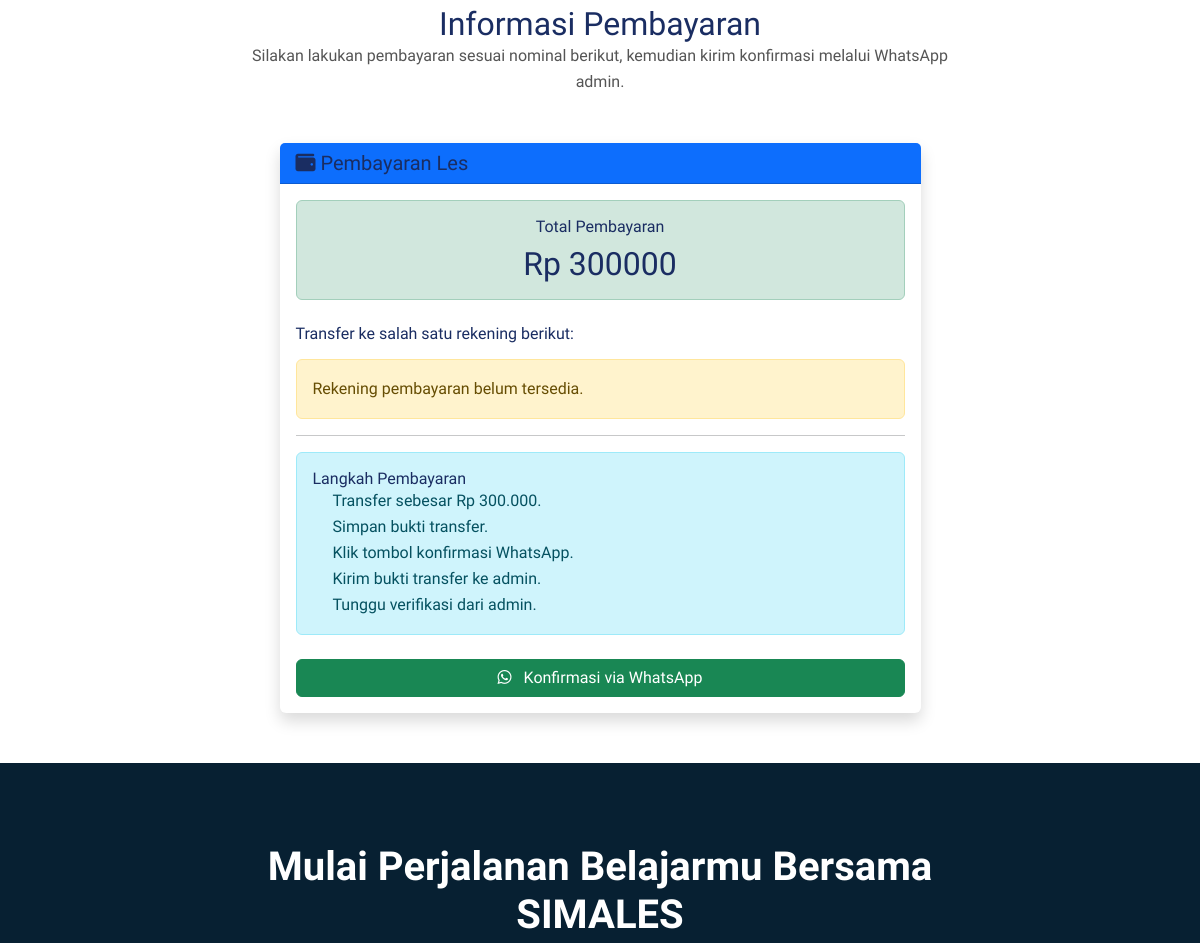
Before: /pembayaran/ (middle part) with the older database file.
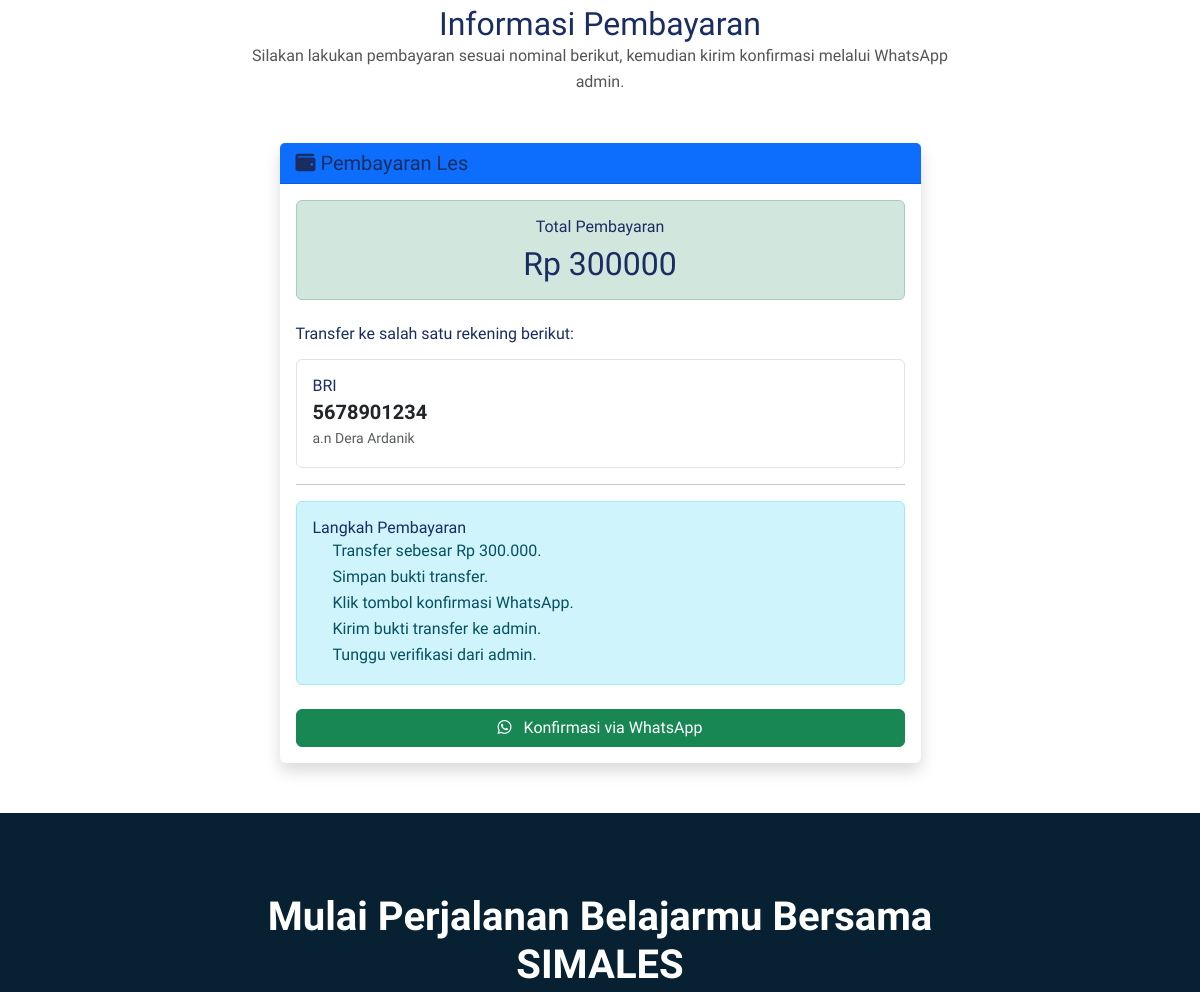
After: the same page with the newer database file.
### les/models.py (models this page shows, shortened)
class Rekening(models.Model):
    nama_bank = models.CharField(
        max_length=100
    )
    nomor_rekening = models.CharField(
        max_length=50
    )
    atas_nama = models.CharField(
        max_length=150
    )
    aktif = models.BooleanField(
        default=True
    )
    class Meta:
        verbose_name_plural = 'Rekening'

### les/views.py (the view)
# urls.py: path('pembayaran/', v.bayar, name='bayar'),
def bayar(request):
    rekening_list = Rekening.objects.filter(
        aktif=True
    ).order_by('nama_bank')
    context = {
        'rekening_list': rekening_list,
        'nominal': 300000,
    }
    return render(request, 'bayar.html', context)

### les/templates/bayar.html (shortened to what the changed rows need)
<!DOCTYPE html>
<html lang="en">
	<head>
		{% load static %}
    <link rel="stylesheet" href="{% static 'assets/bootstrap/css/bootstrap.min.css' %}" />
    <link rel="stylesheet" href="{% static 'assets/webfonts/themify-icons.css' %}" />
    <link rel="stylesheet" href="{% static 'assets/css/all.min.css' %}" />
    <link rel="stylesheet" href="{% static 'assets/owlcarousel/css/owl.carousel.css' %}" />
    <link rel="stylesheet" href="{% static 'assets/owlcarousel/css/owl.theme.css' %}" />
    <link rel="stylesheet" href="{% static 'assets/css/slicknav.css' %}" />
    <link rel="stylesheet" href="{% static 'assets/css/magnific-popup.css' %}" />
    <link rel="stylesheet" href="{% static 'assets/css/jquery-simple-mobilemenu.css' %}" />
    <link rel="stylesheet" href="{% static 'assets/css/animate.css' %}" />
    <link rel="stylesheet" href="{% static 'assets/css/style.css' %}" />
</head>
<body>
<section class="template_agent section-padding">
    <div class="container">
        <div class="row justify-content-center mb-5">
            <div class="col-lg-8 text-center">
                <h2>Informasi Pembayaran</h2>
            </div>
        </div>
        <div class="row justify-content-center">
            <div class="col-lg-7">
                <div class="card shadow border-0">
                    <div class="card-body">
                        <div class="alert alert-success text-center mb-4">
                            <h6 class="mb-2">Total Pembayaran</h6>
                            <h2 class="mb-0">
                                Rp {{ nominal|floatformat:0 }}
                            </h2>
                        </div>
                        <h6 class="mb-3">
                            Transfer ke salah satu rekening berikut:
                        </h6>
                        {% for rekening in rekening_list %}
                        <div class="border rounded p-3 mb-3">
                            <h6 class="mb-1">
                                {{ rekening.nama_bank }}
                            </h6>
                            <div class="fs-5 fw-bold">
                                {{ rekening.nomor_rekening }}
                            </div>
                            <small class="text-muted">
                                a.n {{ rekening.atas_nama }}
                            </small>
                        </div>
                        {% empty %}
                        <div class="alert alert-warning">
                            Rekening pembayaran belum tersedia.
                        </div>
                        {% endfor %}
                        <hr>
                        <div class="alert alert-info mb-4">
                            <h6>Langkah Pembayaran</h6>
                            <ol style="padding-left: 20px; margin-bottom: 0;">
                            </ol>
                        </div>
                        {% with pesan='Halo Admin SIMALES, saya telah melakukan pembayaran les sebesar Rp300.000. Berikut saya lampirkan bukti transfer untuk proses verifikasi.' %}
                        <a href="https://wa.me/62882006807145?text={{ pesan|urlencode }}"
                           target="_blank"
                           class="btn btn-success w-100">
                            <i class="fa-brands fa-whatsapp me-2"></i>
                            Konfirmasi via WhatsApp
                        </a>
                        {% endwith %}
                    </div>
                </div>
            </div>
        </div>
    </div>
</section>
</body>
</html>

Changed rows visible on the page:
added Rekening: nama_bank "BRI", nomor_rekening "5678901234", atas_nama "Dera Ardanik"
Other visible differences:
text no longer shown: "Rekening pembayaran belum tersedia."
